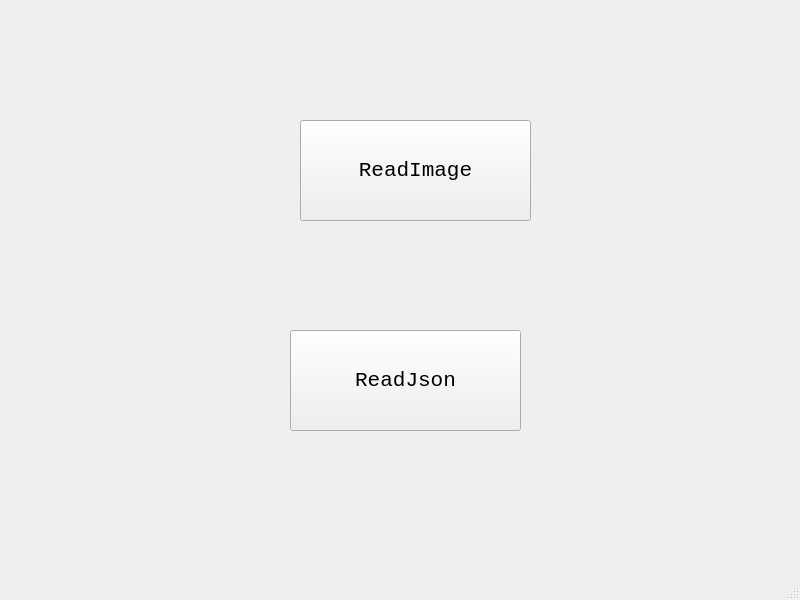
<?xml version="1.0" encoding="UTF-8"?>
<ui version="4.0">
 <class>CS2PYImage</class>
 <widget class="QMainWindow" name="CS2PYImage">
  <property name="geometry">
   <rect>
    <x>0</x>
    <y>0</y>
    <width>800</width>
    <height>600</height>
   </rect>
  </property>
  <property name="windowTitle">
   <string>CS2PYImage</string>
  </property>
  <widget class="QWidget" name="centralwidget">
   <widget class="QPushButton" name="btn_ReadImage">
    <property name="geometry">
     <rect>
      <x>300</x>
      <y>120</y>
      <width>231</width>
      <height>101</height>
     </rect>
    </property>
    <property name="font">
     <font>
      <family>Consolas</family>
      <pointsize>16</pointsize>
     </font>
    </property>
    <property name="text">
     <string>ReadImage</string>
    </property>
   </widget>
   <widget class="QPushButton" name="btn_ReadJson">
    <property name="geometry">
     <rect>
      <x>290</x>
      <y>330</y>
      <width>231</width>
      <height>101</height>
     </rect>
    </property>
    <property name="font">
     <font>
      <family>Consolas</family>
      <pointsize>16</pointsize>
     </font>
    </property>
    <property name="text">
     <string>ReadJson</string>
    </property>
   </widget>
  </widget>
  <widget class="QStatusBar" name="statusbar"/>
 </widget>
 <resources/>
 <connections/>
</ui>
